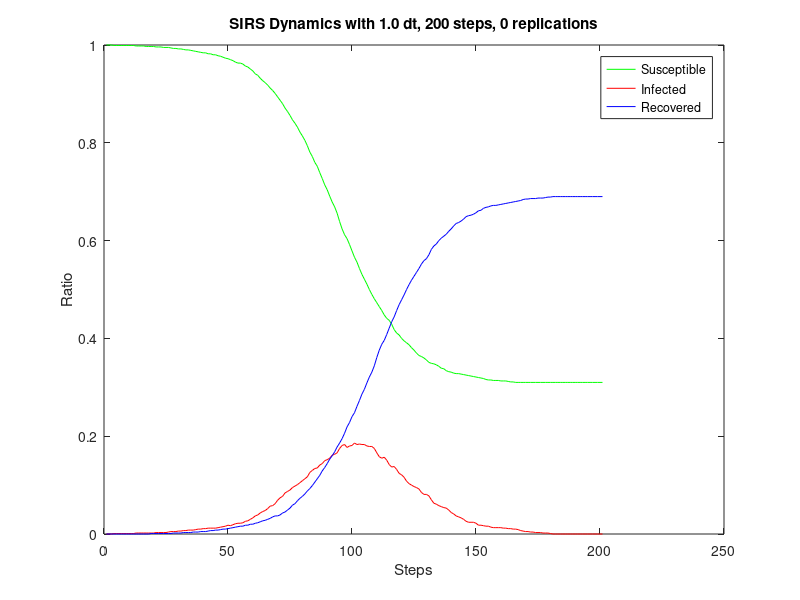

Write the MATLAB code that produced this figure.
steps = 200;
dt = 1.0;
replications = 0;
dynamics = [
1.000,0.000,0.000;
1.000,0.000,0.000;
1.000,0.000,0.000;
0.999,0.001,0.000;
0.999,0.001,0.000;
0.999,0.001,0.000;
0.999,0.001,0.000;
0.999,0.001,0.000;
0.999,0.001,0.000;
0.999,0.001,0.000;
0.999,0.001,0.000;
0.999,0.001,0.000;
0.998,0.002,0.000;
0.998,0.002,0.000;
0.998,0.002,0.000;
0.998,0.002,0.000;
0.997,0.002,0.000;
0.997,0.002,0.000;
0.997,0.002,0.001;
0.997,0.002,0.001;
0.996,0.003,0.001;
0.996,0.003,0.001;
0.996,0.003,0.001;
0.995,0.003,0.001;
0.995,0.003,0.001;
0.995,0.004,0.001;
0.994,0.005,0.001;
0.993,0.005,0.002;
0.993,0.005,0.002;
0.992,0.006,0.002;
0.992,0.006,0.002;
0.991,0.007,0.003;
0.990,0.007,0.003;
0.990,0.008,0.003;
0.989,0.008,0.003;
0.988,0.008,0.004;
0.987,0.009,0.004;
0.986,0.010,0.004;
0.985,0.010,0.005;
0.984,0.011,0.005;
0.984,0.011,0.005;
0.982,0.012,0.006;
0.982,0.012,0.007;
0.980,0.012,0.007;
0.980,0.012,0.008;
0.978,0.013,0.008;
0.977,0.014,0.009;
0.975,0.015,0.010;
0.973,0.016,0.010;
0.972,0.018,0.011;
0.970,0.017,0.012;
0.968,0.019,0.013;
0.965,0.021,0.014;
0.963,0.022,0.015;
0.963,0.022,0.016;
0.961,0.023,0.016;
0.957,0.026,0.018;
0.955,0.027,0.018;
0.951,0.030,0.020;
0.947,0.033,0.020;
0.941,0.037,0.022;
0.938,0.039,0.023;
0.932,0.043,0.025;
0.927,0.046,0.027;
0.923,0.048,0.028;
0.918,0.052,0.030;
0.912,0.057,0.032;
0.907,0.058,0.035;
0.901,0.062,0.037;
0.894,0.069,0.037;
0.887,0.074,0.039;
0.880,0.077,0.043;
0.871,0.084,0.045;
0.864,0.087,0.049;
0.856,0.090,0.053;
0.847,0.095,0.059;
0.840,0.098,0.062;
0.832,0.101,0.068;
0.822,0.105,0.073;
0.814,0.109,0.077;
0.805,0.113,0.082;
0.794,0.117,0.088;
0.781,0.126,0.093;
0.772,0.130,0.099;
0.760,0.134,0.106;
0.752,0.135,0.113;
0.739,0.141,0.120;
0.727,0.144,0.129;
0.714,0.150,0.136;
0.704,0.152,0.144;
0.691,0.155,0.153;
0.679,0.161,0.160;
0.669,0.163,0.168;
0.656,0.166,0.178;
0.639,0.175,0.186;
0.624,0.181,0.195;
0.612,0.183,0.206;
0.604,0.177,0.219;
0.592,0.180,0.228;
0.579,0.181,0.240;
0.566,0.186,0.248;
0.556,0.183,0.261;
0.543,0.184,0.273;
0.531,0.183,0.286;
0.521,0.183,0.296;
0.511,0.180,0.309;
0.500,0.179,0.321;
0.490,0.179,0.331;
0.481,0.175,0.344;
0.473,0.166,0.361;
0.465,0.158,0.376;
0.457,0.155,0.388;
0.448,0.157,0.396;
0.441,0.151,0.408;
0.437,0.142,0.421;
0.429,0.137,0.434;
0.418,0.138,0.444;
0.411,0.132,0.457;
0.407,0.124,0.469;
0.400,0.121,0.479;
0.395,0.116,0.489;
0.391,0.108,0.500;
0.387,0.103,0.510;
0.381,0.100,0.519;
0.376,0.097,0.527;
0.370,0.095,0.535;
0.365,0.092,0.543;
0.363,0.085,0.552;
0.360,0.081,0.559;
0.356,0.081,0.563;
0.351,0.078,0.571;
0.349,0.070,0.582;
0.348,0.063,0.589;
0.346,0.061,0.593;
0.343,0.058,0.600;
0.339,0.056,0.605;
0.338,0.054,0.609;
0.334,0.053,0.613;
0.332,0.049,0.619;
0.331,0.044,0.624;
0.329,0.041,0.630;
0.328,0.037,0.635;
0.328,0.035,0.637;
0.327,0.033,0.640;
0.326,0.030,0.644;
0.325,0.026,0.649;
0.324,0.024,0.651;
0.323,0.024,0.652;
0.322,0.024,0.654;
0.321,0.022,0.657;
0.320,0.018,0.661;
0.319,0.018,0.662;
0.318,0.017,0.666;
0.316,0.016,0.668;
0.315,0.016,0.669;
0.315,0.014,0.671;
0.314,0.013,0.672;
0.314,0.013,0.672;
0.314,0.013,0.673;
0.313,0.013,0.674;
0.313,0.012,0.675;
0.313,0.012,0.676;
0.312,0.011,0.677;
0.311,0.011,0.678;
0.311,0.010,0.679;
0.310,0.010,0.680;
0.310,0.009,0.681;
0.310,0.007,0.682;
0.310,0.006,0.684;
0.310,0.005,0.685;
0.310,0.005,0.685;
0.310,0.004,0.686;
0.310,0.004,0.686;
0.310,0.003,0.686;
0.310,0.003,0.687;
0.310,0.003,0.687;
0.310,0.002,0.687;
0.310,0.002,0.688;
0.310,0.002,0.689;
0.310,0.001,0.689;
0.310,0.000,0.690;
0.310,0.000,0.690;
0.310,0.000,0.690;
0.310,0.000,0.690;
0.310,0.000,0.690;
0.310,0.000,0.690;
0.310,0.000,0.690;
0.310,0.000,0.690;
0.310,0.000,0.690;
0.310,0.000,0.690;
0.310,0.000,0.690;
0.310,0.000,0.690;
0.310,0.000,0.690;
0.310,0.000,0.690;
0.310,0.000,0.690;
0.310,0.000,0.690;
0.310,0.000,0.690;
0.310,0.000,0.690;
0.310,0.000,0.690;
0.310,0.000,0.690;
0.310,0.000,0.690;
];
susceptibleRatio = dynamics (:, 1);
infectedRatio = dynamics (:, 2);
recoveredRatio = dynamics (:, 3);
figure
plot (susceptibleRatio.', 'color', 'green');
hold on
plot (infectedRatio.', 'color', 'red');
hold on
plot (recoveredRatio.', 'color', 'blue');
xlabel ('Steps');
ylabel ('Ratio');
legend('Susceptible','Infected', 'Recovered');
title ('SIRS Dynamics with 1.0 dt, 200 steps, 0 replications');
